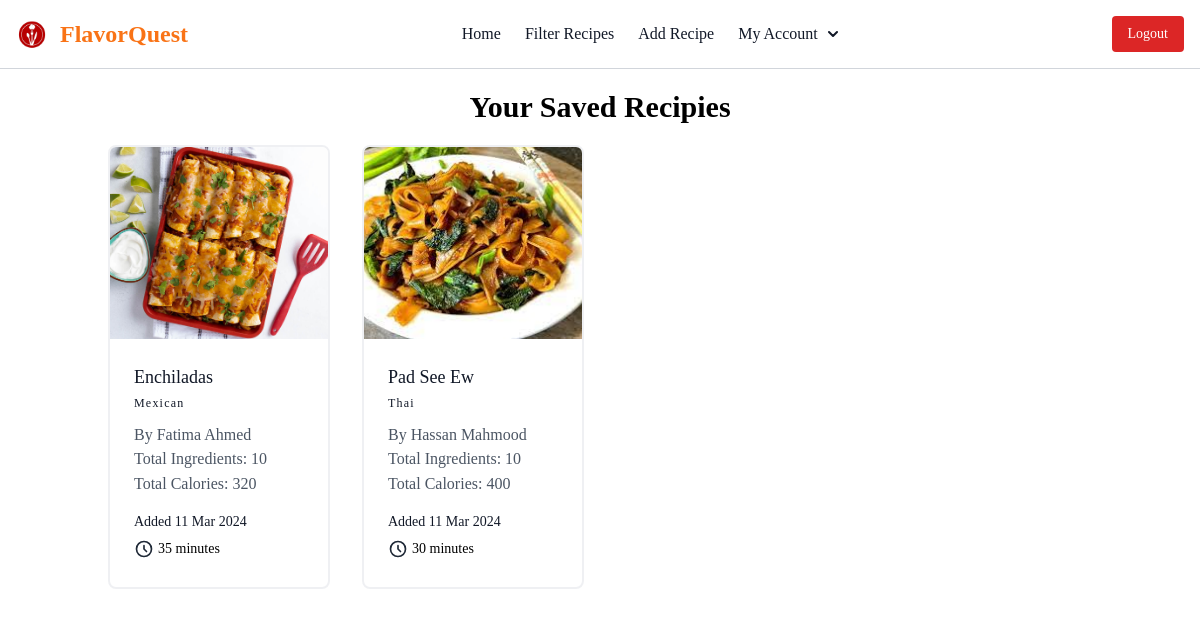
The app's page /recipe/saved-recipes (signed in) with its own data.
### recipe/models.py (models this page shows, shortened)
class SavedRecipe(BaseModel):
    user = models.ForeignKey(User, on_delete=models.CASCADE, related_name='user_saved_recipe')
    recipe = models.ForeignKey(Recipe, on_delete=models.CASCADE, related_name='recipe_saved_recipe')
    class Meta:
        db_table = 'SavedRecipe'
        verbose_name = 'SavedRecipe'
        verbose_name_plural = 'SavedRecipes'

class Recipe(BaseModel):
    user = models.ForeignKey(User, on_delete=models.CASCADE, related_name='user')
    name = models.CharField(max_length=50)
    calories = models.IntegerField()
    total_time_in_minutes = models.IntegerField()
    total_ingredients = models.IntegerField()
    description = models.TextField()
    image = models.ImageField(upload_to='recipe_images', max_length=250, null=True, default=None)
    cuisine = models.ForeignKey(Cuisine, on_delete=models.CASCADE, related_name='cuisine')
    class Meta:
        db_table = 'Recipe'
        verbose_name = 'Recipe'
        verbose_name_plural = 'Recipes'

class Cuisine(BaseModel):
    name = models.CharField(max_length=50)
    class Meta:
        db_table = 'Cuisine'
        verbose_name = 'Cuisine'
        verbose_name_plural = 'Cuisines'

### recipe/views.py (the view)
# urls.py: path('saved-recipes', views.saved_recipes, name='saved_recipes'),
@login_required
def saved_recipes(request):
    try:
        recipes = request.user.user_saved_recipe.all().order_by('-created_at')      # Ordering recipes by latest saved first
        return render(request, 'recipe/savedrecipes.html', {
            'title': 'Saved Recipes',
            'recipes': recipes
        })
    except:
        return redirect('home')

### templates/recipe/savedrecipes.html
{% extends 'layout/layout.html' %}
{% block content %}
<div class="my-5 mx-3">
    <h1 class="text-center text-3xl font-bold">Your Saved Recipies</h1>
    <section class="text-gray-600 body-font">
        <div class="container px-5 pb-24 pt-5 mx-auto">
        <div class="flex flex-wrap -m-4">
            {% for recipe in recipes %}
                <a href="{% url 'recipe_details' recipe.recipe.uuid %}" class="block p-4 md:w-1/4">
                    <div class="h-full border-2 border-gray-200 border-opacity-60 rounded-lg overflow-hidden">
                        <div class="lg:h-48 md:h-36 overflow-hidden">
                            <img class="h-full w-full hover:scale-110 transition duration-300 ease-in-out object-cover object-center" src="/media/{{ recipe.recipe.image }}" alt="blog">
                        </div>
                        <div class="p-6">
                            <h1 class="title-font text-lg font-medium text-gray-900 mb-1">{{ recipe.recipe.name }}</h1>
                            <h2 class="tracking-widest text-xs title-font font-medium text-gray-900 mb-3">{{ recipe.recipe.cuisine.name }}</h2>
                            <p>By {{ recipe.recipe.user.get_full_name }}</p>
                            <p>Total Ingredients: {{ recipe.recipe.total_ingredients }}</p>
                            <p class="leading-relaxed mb-3">Total Calories: {{ recipe.recipe.calories }}</p>
                            <div class="space-y-0.5">
                                <span class="text-gray-900 text-sm md:mb-2 lg:mb-0">Added {{ recipe.recipe.created_at | date:"d M Y" }}</span>
                                <div class="text-gray-400 mr-3 flex items-center lg:ml-auto md:ml-0 ml-auto leading-none text-sm pr-3 py-1">
                                    <svg class="w-5 h-5 text-gray-800" aria-hidden="true" xmlns="http://www.w3.org/2000/svg" fill="none" viewBox="0 0 24 24">
                                        <path stroke="currentColor" stroke-linecap="round" stroke-linejoin="round" stroke-width="2" d="M12 8v4l3 3m6-3a9 9 0 1 1-18 0 9 9 0 0 1 18 0Z"/>
                                        <span class="text-black ml-1">
                                            {% if recipe.recipe.total_time_in_minutes <= 60  %}
                                                {{ recipe.recipe.total_time_in_minutes }} minutes
                                            {% else %}
                                                {{ recipe.recipe.total_time_in_hours }}
                                            {% endif %}
                                        </span>
                                    </svg>
                                </div>
                            </div>
                        </div>
                    </div>
                </a>
            {% empty %}
                <p class="text-center w-full my-5">You have no recipes saved right now</p>
            {% endfor %}
        </div>
        </div>
    </section>
</div>
{% endblock %}

### records on screen
SavedRecipe: recipe.image (picture), recipe.name "Enchiladas", recipe.cuisine.name "Mexican", recipe.user.get_full_name "Fatima Ahmed", recipe.total_ingredients "10", recipe.calories "320", recipe.created_at "11 Mar 2024", recipe.total_time_in_minutes "35"
SavedRecipe: recipe.image (picture), recipe.name "Pad See Ew", recipe.cuisine.name "Thai", recipe.user.get_full_name "Hassan Mahmood", recipe.total_ingredients "10", recipe.calories "400", recipe.created_at "11 Mar 2024", recipe.total_time_in_minutes "30"
